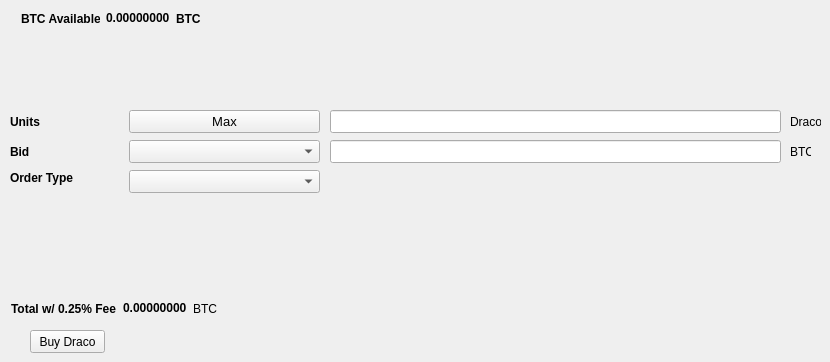
   <widget class="QWidget" name="BuyTab">
    <attribute name="title">
     <string>Buy</string>
    </attribute>
    <widget class="QPushButton" name="BuyDraco">
     <property name="geometry">
      <rect>
       <x>30</x>
       <y>330</y>
       <width>75</width>
       <height>23</height>
      </rect>
     </property>
     <property name="text">
      <string>Buy Draco</string>
     </property>
    </widget>
    <widget class="QLabel" name="label_3">
     <property name="geometry">
      <rect>
       <x>10</x>
       <y>110</y>
       <width>46</width>
       <height>23</height>
      </rect>
     </property>
     <property name="font">
      <font>
       <weight>75</weight>
       <bold>true</bold>
      </font>
     </property>
     <property name="text">
      <string>Units</string>
     </property>
    </widget>
    <widget class="QLineEdit" name="UnitsInput">
     <property name="geometry">
      <rect>
       <x>330</x>
       <y>110</y>
       <width>451</width>
       <height>23</height>
      </rect>
     </property>
     <property name="font">
      <font>
       <pointsize>9</pointsize>
       <weight>75</weight>
       <bold>true</bold>
      </font>
     </property>
    </widget>
    <widget class="QLineEdit" name="BuyBidPriceEdit">
     <property name="geometry">
      <rect>
       <x>330</x>
       <y>140</y>
       <width>451</width>
       <height>23</height>
      </rect>
     </property>
     <property name="font">
      <font>
       <pointsize>9</pointsize>
       <weight>75</weight>
       <bold>true</bold>
      </font>
     </property>
    </widget>
    <widget class="QLabel" name="label_4">
     <property name="geometry">
      <rect>
       <x>790</x>
       <y>110</y>
       <width>31</width>
       <height>23</height>
      </rect>
     </property>
     <property name="text">
      <string>Draco</string>
     </property>
    </widget>
    <widget class="QLabel" name="label_5">
     <property name="geometry">
      <rect>
       <x>790</x>
       <y>140</y>
       <width>21</width>
       <height>23</height>
      </rect>
     </property>
     <property name="text">
      <string>BTC</string>
     </property>
    </widget>
    <widget class="QLabel" name="label_6">
     <property name="geometry">
      <rect>
       <x>10</x>
       <y>140</y>
       <width>46</width>
       <height>23</height>
      </rect>
     </property>
     <property name="font">
      <font>
       <weight>75</weight>
       <bold>true</bold>
      </font>
     </property>
     <property name="text">
      <string>Bid</string>
     </property>
    </widget>
    <widget class="QLabel" name="label_7">
     <property name="geometry">
      <rect>
       <x>10</x>
       <y>170</y>
       <width>71</width>
       <height>16</height>
      </rect>
     </property>
     <property name="font">
      <font>
       <weight>75</weight>
       <bold>true</bold>
      </font>
     </property>
     <property name="text">
      <string>Order Type</string>
     </property>
    </widget>
    <widget class="QPushButton" name="Buy_Max_Amount">
     <property name="geometry">
      <rect>
       <x>129</x>
       <y>110</y>
       <width>191</width>
       <height>23</height>
      </rect>
     </property>
     <property name="font">
      <font>
       <pointsize>10</pointsize>
      </font>
     </property>
     <property name="text">
      <string>Max</string>
     </property>
    </widget>
    <widget class="QComboBox" name="BuyBidcomboBox">
     <property name="geometry">
      <rect>
       <x>129</x>
       <y>140</y>
       <width>191</width>
       <height>23</height>
      </rect>
     </property>
     <property name="font">
      <font>
       <pointsize>10</pointsize>
      </font>
     </property>
    </widget>
    <widget class="QComboBox" name="buyOrdertypeCombo">
     <property name="geometry">
      <rect>
       <x>129</x>
       <y>170</y>
       <width>191</width>
       <height>23</height>
      </rect>
     </property>
     <property name="font">
      <font>
       <pointsize>10</pointsize>
      </font>
     </property>
    </widget>
    <widget class="QWidget" name="layoutWidget">
     <property name="geometry">
      <rect>
       <x>21</x>
       <y>11</y>
       <width>180</width>
       <height>15</height>
      </rect>
     </property>
     <layout class="QHBoxLayout" name="horizontalLayout_3">
      <item>
       <widget class="QLabel" name="label232">
        <property name="font">
         <font>
          <weight>75</weight>
          <bold>true</bold>
         </font>
        </property>
        <property name="text">
         <string>BTC Available:</string>
        </property>
       </widget>
      </item>
      <item>
       <widget class="QLabel" name="BtcAvailableLbl">
        <property name="palette">
         <palette>
          <active>
           <colorrole role="WindowText">
            <brush brushstyle="SolidPattern">
             <color alpha="255">
              <red>0</red>
              <green>0</green>
              <blue>0</blue>
             </color>
            </brush>
           </colorrole>
           <colorrole role="Button">
            <brush brushstyle="SolidPattern">
             <color alpha="255">
              <red>0</red>
              <green>170</green>
              <blue>0</blue>
             </color>
            </brush>
           </colorrole>
           <colorrole role="Light">
            <brush brushstyle="SolidPattern">
             <color alpha="255">
              <red>0</red>
              <green>255</green>
              <blue>0</blue>
             </color>
            </brush>
           </colorrole>
           <colorrole role="Midlight">
            <brush brushstyle="SolidPattern">
             <color alpha="255">
              <red>0</red>
              <green>212</green>
              <blue>0</blue>
             </color>
            </brush>
           </colorrole>
           <colorrole role="Dark">
            <brush brushstyle="SolidPattern">
             <color alpha="255">
              <red>0</red>
              <green>85</green>
              <blue>0</blue>
             </color>
            </brush>
           </colorrole>
           <colorrole role="Mid">
            <brush brushstyle="SolidPattern">
             <color alpha="255">
              <red>0</red>
              <green>113</green>
              <blue>0</blue>
             </color>
            </brush>
           </colorrole>
           <colorrole role="Text">
            <brush brushstyle="SolidPattern">
             <color alpha="255">
              <red>0</red>
              <green>170</green>
              <blue>0</blue>
             </color>
            </brush>
           </colorrole>
           <colorrole role="BrightText">
            <brush brushstyle="SolidPattern">
             <color alpha="255">
              <red>255</red>
              <green>255</green>
              <blue>255</blue>
             </color>
            </brush>
           </colorrole>
           <colorrole role="ButtonText">
            <brush brushstyle="SolidPattern">
             <color alpha="255">
              <red>0</red>
              <green>0</green>
              <blue>0</blue>
             </color>
            </brush>
           </colorrole>
           <colorrole role="Base">
            <brush brushstyle="SolidPattern">
             <color alpha="255">
              <red>255</red>
              <green>255</green>
              <blue>255</blue>
             </color>
            </brush>
           </colorrole>
           <colorrole role="Window">
            <brush brushstyle="SolidPattern">
             <color alpha="255">
              <red>0</red>
              <green>170</green>
              <blue>0</blue>
             </color>
            </brush>
           </colorrole>
           <colorrole role="Shadow">
            <brush brushstyle="SolidPattern">
             <color alpha="255">
              <red>0</red>
              <green>0</green>
              <blue>0</blue>
             </color>
            </brush>
           </colorrole>
           <colorrole role="AlternateBase">
            <brush brushstyle="SolidPattern">
             <color alpha="255">
              <red>127</red>
              <green>212</green>
              <blue>127</blue>
             </color>
            </brush>
           </colorrole>
           <colorrole role="ToolTipBase">
            <brush brushstyle="SolidPattern">
             <color alpha="255">
              <red>255</red>
              <green>255</green>
              <blue>220</blue>
             </color>
            </brush>
           </colorrole>
           <colorrole role="ToolTipText">
            <brush brushstyle="SolidPattern">
             <color alpha="255">
              <red>0</red>
              <green>0</green>
              <blue>0</blue>
             </color>
            </brush>
           </colorrole>
          </active>
          <inactive>
           <colorrole role="WindowText">
            <brush brushstyle="SolidPattern">
             <color alpha="255">
              <red>0</red>
              <green>0</green>
              <blue>0</blue>
             </color>
            </brush>
           </colorrole>
           <colorrole role="Button">
            <brush brushstyle="SolidPattern">
             <color alpha="255">
              <red>0</red>
              <green>170</green>
              <blue>0</blue>
             </color>
            </brush>
           </colorrole>
           <colorrole role="Light">
            <brush brushstyle="SolidPattern">
             <color alpha="255">
              <red>0</red>
              <green>255</green>
              <blue>0</blue>
             </color>
            </brush>
           </colorrole>
           <colorrole role="Midlight">
            <brush brushstyle="SolidPattern">
             <color alpha="255">
              <red>0</red>
              <green>212</green>
              <blue>0</blue>
             </color>
            </brush>
           </colorrole>
           <colorrole role="Dark">
            <brush brushstyle="SolidPattern">
             <color alpha="255">
              <red>0</red>
              <green>85</green>
              <blue>0</blue>
             </color>
            </brush>
           </colorrole>
           <colorrole role="Mid">
            <brush brushstyle="SolidPattern">
             <color alpha="255">
              <red>0</red>
              <green>113</green>
              <blue>0</blue>
             </color>
            </brush>
           </colorrole>
           <colorrole role="Text">
            <brush brushstyle="SolidPattern">
             <color alpha="255">
              <red>0</red>
              <green>170</green>
              <blue>0</blue>
             </color>
            </brush>
           </colorrole>
           <colorrole role="BrightText">
            <brush brushstyle="SolidPattern">
             <color alpha="255">
              <red>255</red>
              <green>255</green>
              <blue>255</blue>
             </color>
            </brush>
           </colorrole>
           <colorrole role="ButtonText">
            <brush brushstyle="SolidPattern">
             <color alpha="255">
              <red>0</red>
              <green>0</green>
              <blue>0</blue>
             </color>
            </brush>
           </colorrole>
           <colorrole role="Base">
            <brush brushstyle="SolidPattern">
             <color alpha="255">
              <red>255</red>
              <green>255</green>
              <blue>255</blue>
             </color>
            </brush>
           </colorrole>
           <colorrole role="Window">
            <brush brushstyle="SolidPattern">
             <color alpha="255">
              <red>0</red>
              <green>170</green>
              <blue>0</blue>
             </color>
            </brush>
           </colorrole>
           <colorrole role="Shadow">
            <brush brushstyle="SolidPattern">
             <color alpha="255">
              <red>0</red>
              <green>0</green>
              <blue>0</blue>
             </color>
            </brush>
           </colorrole>
           <colorrole role="AlternateBase">
            <brush brushstyle="SolidPattern">
             <color alpha="255">
              <red>127</red>
              <green>212</green>
              <blue>127</blue>
             </color>
            </brush>
           </colorrole>
           <colorrole role="ToolTipBase">
            <brush brushstyle="SolidPattern">
             <color alpha="255">
              <red>255</red>
              <green>255</green>
              <blue>220</blue>
             </color>
            </brush>
           </colorrole>
           <colorrole role="ToolTipText">
            <brush brushstyle="SolidPattern">
             <color alpha="255">
              <red>0</red>
              <green>0</green>
              <blue>0</blue>
             </color>
            </brush>
           </colorrole>
          </inactive>
          <disabled>
           <colorrole role="WindowText">
            <brush brushstyle="SolidPattern">
             <color alpha="255">
              <red>0</red>
              <green>85</green>
              <blue>0</blue>
             </color>
            </brush>
           </colorrole>
           <colorrole role="Button">
            <brush brushstyle="SolidPattern">
             <color alpha="255">
              <red>0</red>
              <green>170</green>
              <blue>0</blue>
             </color>
            </brush>
           </colorrole>
           <colorrole role="Light">
            <brush brushstyle="SolidPattern">
             <color alpha="255">
              <red>0</red>
              <green>255</green>
              <blue>0</blue>
             </color>
            </brush>
           </colorrole>
           <colorrole role="Midlight">
            <brush brushstyle="SolidPattern">
             <color alpha="255">
              <red>0</red>
              <green>212</green>
              <blue>0</blue>
             </color>
            </brush>
           </colorrole>
           <colorrole role="Dark">
            <brush brushstyle="SolidPattern">
             <color alpha="255">
              <red>0</red>
              <green>85</green>
              <blue>0</blue>
             </color>
            </brush>
           </colorrole>
           <colorrole role="Mid">
            <brush brushstyle="SolidPattern">
             <color alpha="255">
              <red>0</red>
              <green>113</green>
              <blue>0</blue>
             </color>
            </brush>
           </colorrole>
           <colorrole role="Text">
            <brush brushstyle="SolidPattern">
             <color alpha="255">
              <red>0</red>
              <green>85</green>
              <blue>0</blue>
             </color>
            </brush>
           </colorrole>
           <colorrole role="BrightText">
            <brush brushstyle="SolidPattern">
             <color alpha="255">
              <red>255</red>
              <green>255</green>
              <blue>255</blue>
             </color>
            </brush>
           </colorrole>
           <colorrole role="ButtonText">
            <brush brushstyle="SolidPattern">
             <color alpha="255">
              <red>0</red>
              <green>85</green>
              <blue>0</blue>
             </color>
            </brush>
           </colorrole>
           <colorrole role="Base">
            <brush brushstyle="SolidPattern">
             <color alpha="255">
              <red>0</red>
              <green>170</green>
              <blue>0</blue>
             </color>
            </brush>
           </colorrole>
           <colorrole role="Window">
            <brush brushstyle="SolidPattern">
             <color alpha="255">
              <red>0</red>
              <green>170</green>
              <blue>0</blue>
             </color>
            </brush>
           </colorrole>
           <colorrole role="Shadow">
            <brush brushstyle="SolidPattern">
             <color alpha="255">
              <red>0</red>
              <green>0</green>
              <blue>0</blue>
             </color>
            </brush>
           </colorrole>
           <colorrole role="AlternateBase">
            <brush brushstyle="SolidPattern">
             <color alpha="255">
              <red>0</red>
              <green>170</green>
              <blue>0</blue>
             </color>
            </brush>
           </colorrole>
           <colorrole role="ToolTipBase">
            <brush brushstyle="SolidPattern">
             <color alpha="255">
              <red>255</red>
              <green>255</green>
              <blue>220</blue>
             </color>
            </brush>
           </colorrole>
           <colorrole role="ToolTipText">
            <brush brushstyle="SolidPattern">
             <color alpha="255">
              <red>0</red>
              <green>0</green>
              <blue>0</blue>
             </color>
            </brush>
           </colorrole>
          </disabled>
         </palette>
        </property>
        <property name="font">
         <font>
          <weight>75</weight>
          <bold>true</bold>
         </font>
        </property>
        <property name="text">
         <string>0.00000000</string>
        </property>
        <property name="textInteractionFlags">
         <set>Qt::LinksAccessibleByMouse|Qt::TextSelectableByKeyboard|Qt::TextSelectableByMouse</set>
        </property>
       </widget>
      </item>
      <item>
       <widget class="QLabel" name="BtcAvailableLbl_2">
        <property name="font">
         <font>
          <weight>75</weight>
          <bold>true</bold>
         </font>
        </property>
        <property name="text">
         <string>BTC</string>
        </property>
       </widget>
      </item>
     </layout>
    </widget>
    <widget class="QWidget" name="layoutWidget">
     <property name="geometry">
      <rect>
       <x>11</x>
       <y>301</y>
       <width>209</width>
       <height>15</height>
      </rect>
     </property>
     <layout class="QHBoxLayout" name="horizontalLayout_4">
      <item>
       <widget class="QLabel" name="label_9">
        <property name="font">
         <font>
          <weight>75</weight>
          <bold>true</bold>
         </font>
        </property>
        <property name="text">
         <string>Total w/ 0.25% Fee</string>
        </property>
       </widget>
      </item>
      <item>
       <widget class="QLabel" name="BuyCostLabel">
        <property name="palette">
         <palette>
          <active>
           <colorrole role="WindowText">
            <brush brushstyle="SolidPattern">
             <color alpha="255">
              <red>0</red>
              <green>0</green>
              <blue>0</blue>
             </color>
            </brush>
           </colorrole>
           <colorrole role="Button">
            <brush brushstyle="SolidPattern">
             <color alpha="255">
              <red>0</red>
              <green>170</green>
              <blue>0</blue>
             </color>
            </brush>
           </colorrole>
           <colorrole role="Light">
            <brush brushstyle="SolidPattern">
             <color alpha="255">
              <red>0</red>
              <green>255</green>
              <blue>0</blue>
             </color>
            </brush>
           </colorrole>
           <colorrole role="Midlight">
            <brush brushstyle="SolidPattern">
             <color alpha="255">
              <red>0</red>
              <green>212</green>
              <blue>0</blue>
             </color>
            </brush>
           </colorrole>
           <colorrole role="Dark">
            <brush brushstyle="SolidPattern">
             <color alpha="255">
              <red>0</red>
              <green>85</green>
              <blue>0</blue>
             </color>
            </brush>
           </colorrole>
           <colorrole role="Mid">
            <brush brushstyle="SolidPattern">
             <color alpha="255">
              <red>0</red>
              <green>113</green>
              <blue>0</blue>
             </color>
            </brush>
           </colorrole>
           <colorrole role="Text">
            <brush brushstyle="SolidPattern">
             <color alpha="255">
              <red>0</red>
              <green>170</green>
              <blue>0</blue>
             </color>
            </brush>
           </colorrole>
           <colorrole role="BrightText">
            <brush brushstyle="SolidPattern">
             <color alpha="255">
              <red>255</red>
              <green>255</green>
              <blue>255</blue>
             </color>
            </brush>
           </colorrole>
           <colorrole role="ButtonText">
            <brush brushstyle="SolidPattern">
             <color alpha="255">
              <red>0</red>
              <green>0</green>
              <blue>0</blue>
             </color>
            </brush>
           </colorrole>
           <colorrole role="Base">
            <brush brushstyle="SolidPattern">
             <color alpha="255">
              <red>255</red>
              <green>255</green>
              <blue>255</blue>
             </color>
            </brush>
           </colorrole>
           <colorrole role="Window">
            <brush brushstyle="SolidPattern">
             <color alpha="255">
              <red>0</red>
              <green>170</green>
              <blue>0</blue>
             </color>
            </brush>
           </colorrole>
           <colorrole role="Shadow">
            <brush brushstyle="SolidPattern">
             <color alpha="255">
              <red>0</red>
              <green>0</green>
              <blue>0</blue>
             </color>
            </brush>
           </colorrole>
           <colorrole role="AlternateBase">
            <brush brushstyle="SolidPattern">
             <color alpha="255">
              <red>127</red>
              <green>212</green>
              <blue>127</blue>
             </color>
            </brush>
           </colorrole>
           <colorrole role="ToolTipBase">
            <brush brushstyle="SolidPattern">
             <color alpha="255">
              <red>255</red>
              <green>255</green>
              <blue>220</blue>
             </color>
            </brush>
           </colorrole>
           <colorrole role="ToolTipText">
            <brush brushstyle="SolidPattern">
             <color alpha="255">
              <red>0</red>
              <green>0</green>
              <blue>0</blue>
             </color>
            </brush>
           </colorrole>
          </active>
          <inactive>
           <colorrole role="WindowText">
            <brush brushstyle="SolidPattern">
             <color alpha="255">
              <red>0</red>
              <green>0</green>
              <blue>0</blue>
             </color>
            </brush>
           </colorrole>
           <colorrole role="Button">
            <brush brushstyle="SolidPattern">
             <color alpha="255">
              <red>0</red>
              <green>170</green>
              <blue>0</blue>
             </color>
            </brush>
           </colorrole>
           <colorrole role="Light">
            <brush brushstyle="SolidPattern">
             <color alpha="255">
              <red>0</red>
              <green>255</green>
              <blue>0</blue>
             </color>
            </brush>
           </colorrole>
           <colorrole role="Midlight">
            <brush brushstyle="SolidPattern">
             <color alpha="255">
              <red>0</red>
              <green>212</green>
              <blue>0</blue>
             </color>
            </brush>
           </colorrole>
           <colorrole role="Dark">
            <brush brushstyle="SolidPattern">
             <color alpha="255">
              <red>0</red>
              <green>85</green>
              <blue>0</blue>
             </color>
            </brush>
           </colorrole>
           <colorrole role="Mid">
            <brush brushstyle="SolidPattern">
             <color alpha="255">
              <red>0</red>
              <green>113</green>
              <blue>0</blue>
             </color>
            </brush>
           </colorrole>
           <colorrole role="Text">
            <brush brushstyle="SolidPattern">
             <color alpha="255">
              <red>0</red>
              <green>170</green>
              <blue>0</blue>
             </color>
            </brush>
           </colorrole>
           <colorrole role="BrightText">
            <brush brushstyle="SolidPattern">
             <color alpha="255">
              <red>255</red>
              <green>255</green>
              <blue>255</blue>
             </color>
            </brush>
           </colorrole>
           <colorrole role="ButtonText">
            <brush brushstyle="SolidPattern">
             <color alpha="255">
              <red>0</red>
              <green>0</green>
              <blue>0</blue>
             </color>
            </brush>
           </colorrole>
           <colorrole role="Base">
            <brush brushstyle="SolidPattern">
             <color alpha="255">
              <red>255</red>
              <green>255</green>
              <blue>255</blue>
             </color>
            </brush>
           </colorrole>
           <colorrole role="Window">
            <brush brushstyle="SolidPattern">
             <color alpha="255">
              <red>0</red>
              <green>170</green>
              <blue>0</blue>
             </color>
            </brush>
           </colorrole>
           <colorrole role="Shadow">
            <brush brushstyle="SolidPattern">
             <color alpha="255">
              <red>0</red>
              <green>0</green>
              <blue>0</blue>
             </color>
            </brush>
           </colorrole>
           <colorrole role="AlternateBase">
            <brush brushstyle="SolidPattern">
             <color alpha="255">
              <red>127</red>
              <green>212</green>
              <blue>127</blue>
             </color>
            </brush>
           </colorrole>
           <colorrole role="ToolTipBase">
            <brush brushstyle="SolidPattern">
             <color alpha="255">
              <red>255</red>
              <green>255</green>
              <blue>220</blue>
             </color>
            </brush>
           </colorrole>
           <colorrole role="ToolTipText">
            <brush brushstyle="SolidPattern">
             <color alpha="255">
              <red>0</red>
              <green>0</green>
              <blue>0</blue>
             </color>
            </brush>
           </colorrole>
          </inactive>
          <disabled>
           <colorrole role="WindowText">
            <brush brushstyle="SolidPattern">
             <color alpha="255">
              <red>0</red>
              <green>85</green>
              <blue>0</blue>
             </color>
            </brush>
           </colorrole>
           <colorrole role="Button">
            <brush brushstyle="SolidPattern">
             <color alpha="255">
              <red>0</red>
              <green>170</green>
              <blue>0</blue>
             </color>
            </brush>
           </colorrole>
           <colorrole role="Light">
            <brush brushstyle="SolidPattern">
             <color alpha="255">
              <red>0</red>
              <green>255</green>
              <blue>0</blue>
             </color>
            </brush>
           </colorrole>
           <colorrole role="Midlight">
            <brush brushstyle="SolidPattern">
             <color alpha="255">
              <red>0</red>
              <green>212</green>
              <blue>0</blue>
             </color>
            </brush>
           </colorrole>
           <colorrole role="Dark">
            <brush brushstyle="SolidPattern">
             <color alpha="255">
              <red>0</red>
              <green>85</green>
              <blue>0</blue>
             </color>
            </brush>
           </colorrole>
           <colorrole role="Mid">
            <brush brushstyle="SolidPattern">
             <color alpha="255">
              <red>0</red>
              <green>113</green>
              <blue>0</blue>
             </color>
            </brush>
           </colorrole>
           <colorrole role="Text">
            <brush brushstyle="SolidPattern">
             <color alpha="255">
              <red>0</red>
              <green>85</green>
              <blue>0</blue>
             </color>
            </brush>
           </colorrole>
           <colorrole role="BrightText">
            <brush brushstyle="SolidPattern">
             <color alpha="255">
              <red>255</red>
              <green>255</green>
              <blue>255</blue>
             </color>
            </brush>
           </colorrole>
           <colorrole role="ButtonText">
            <brush brushstyle="SolidPattern">
             <color alpha="255">
              <red>0</red>
              <green>85</green>
              <blue>0</blue>
             </color>
            </brush>
           </colorrole>
           <colorrole role="Base">
            <brush brushstyle="SolidPattern">
             <color alpha="255">
              <red>0</red>
              <green>170</green>
              <blue>0</blue>
             </color>
            </brush>
           </colorrole>
           <colorrole role="Window">
            <brush brushstyle="SolidPattern">
             <color alpha="255">
              <red>0</red>
              <green>170</green>
              <blue>0</blue>
             </color>
            </brush>
           </colorrole>
           <colorrole role="Shadow">
            <brush brushstyle="SolidPattern">
             <color alpha="255">
              <red>0</red>
              <green>0</green>
              <blue>0</blue>
             </color>
            </brush>
           </colorrole>
           <colorrole role="AlternateBase">
            <brush brushstyle="SolidPattern">
             <color alpha="255">
              <red>0</red>
              <green>170</green>
              <blue>0</blue>
             </color>
            </brush>
           </colorrole>
           <colorrole role="ToolTipBase">
            <brush brushstyle="SolidPattern">
             <color alpha="255">
              <red>255</red>
              <green>255</green>
              <blue>220</blue>
             </color>
            </brush>
           </colorrole>
           <colorrole role="ToolTipText">
            <brush brushstyle="SolidPattern">
             <color alpha="255">
              <red>0</red>
              <green>0</green>
              <blue>0</blue>
             </color>
            </brush>
           </colorrole>
          </disabled>
         </palette>
        </property>
        <property name="font">
         <font>
          <weight>75</weight>
          <bold>true</bold>
         </font>
        </property>
        <property name="autoFillBackground">
         <bool>false</bool>
        </property>
        <property name="text">
         <string>0.00000000</string>
        </property>
        <property name="textInteractionFlags">
         <set>Qt::LinksAccessibleByMouse|Qt::TextSelectableByMouse</set>
        </property>
       </widget>
      </item>
      <item>
       <widget class="QLabel" name="label_10">
        <property name="font">
         <font>
          <weight>50</weight>
          <bold>false</bold>
         </font>
        </property>
        <property name="text">
         <string>BTC</string>
        </property>
       </widget>
      </item>
     </layout>
    </widget>
   </widget>
